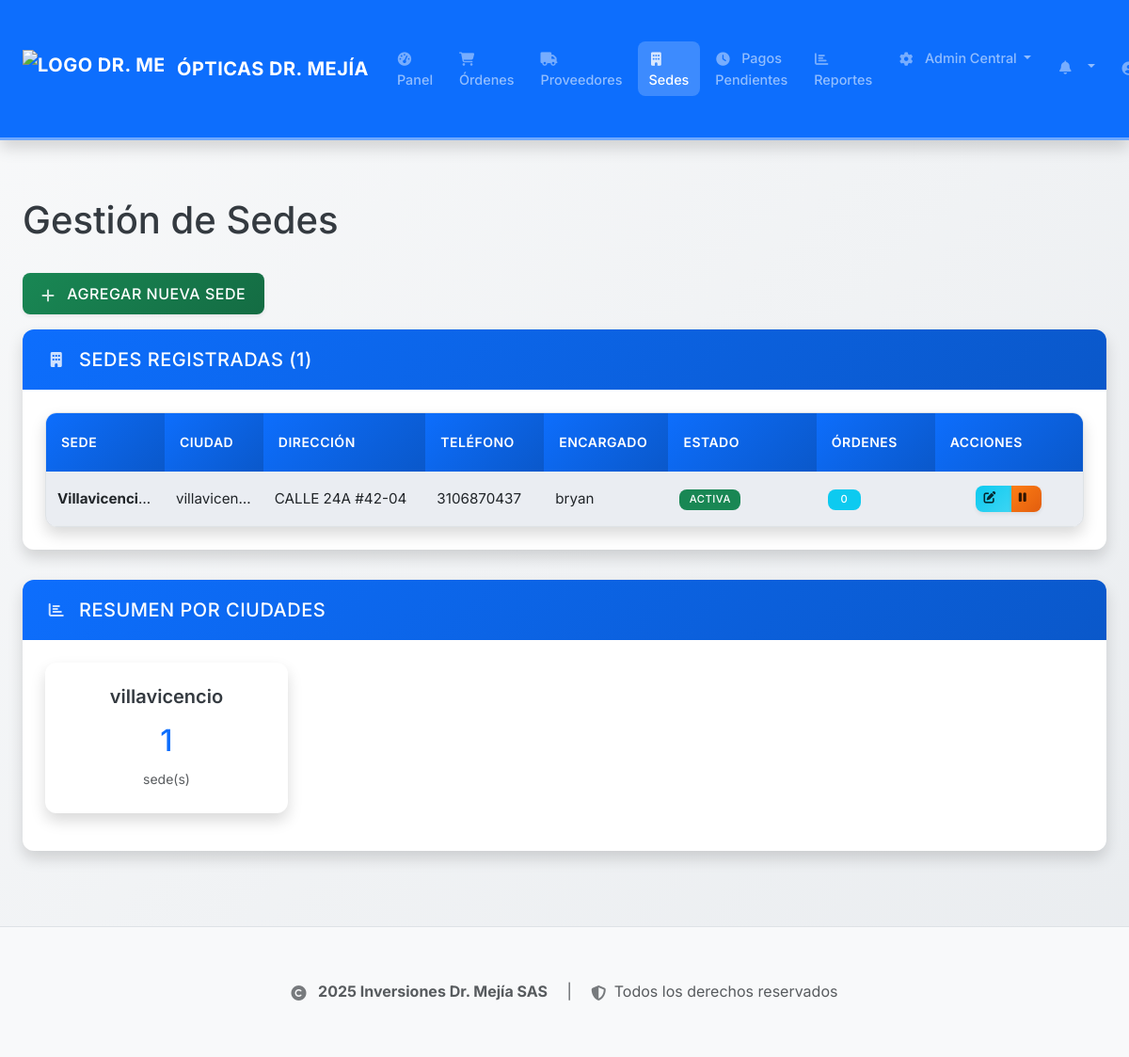
Screenshot of /sedes (signed in) with the database file from the repository.
### backend/app/models.py (models this page shows, shortened)
class Sede(db.Model):
    id = db.Column(db.Integer, primary_key=True)
    name = db.Column(db.String(200), nullable=False, unique=True)  # Nombre de la sede
    city = db.Column(db.String(100), nullable=False)  # Ciudad
    address = db.Column(db.String(300))  # Dirección completa
    phone = db.Column(db.String(20))  # Teléfono de la sede
    manager = db.Column(db.String(128))  # Encargado de la sede
    is_active = db.Column(db.Boolean, default=True)  # Si la sede está activa
    created_at = db.Column(db.DateTime, default=datetime.utcnow)
    orders = db.relationship('WorkOrder', backref='sede', lazy=True)

### backend/app/routes.py (the view)
@bp.route('/sedes')
@login_required
@role_required('admin', 'asistente')
def list_sedes():
    sedes = Sede.query.order_by(Sede.city, Sede.name).all()
    return render_template('sedes/list.html', title='Gestión de Sedes', sedes=sedes)

### backend/app/models.py (called while the page is built)
@login_manager.user_loader
def load_user(user_id):
    return User.query.get(int(user_id))

### backend/app/routes.py (called while the page is built, shortened)
def role_required(*roles):
    def wrapper(fn):
        @wraps(fn)
        def decorated_view(*args, **kwargs):
            if not current_user.is_authenticated:
                return login_manager.unauthorized()
            if current_user.role not in roles:
                flash('No tienes permiso para acceder a esta página.', 'danger')
                return redirect(url_for('main.index'))
            return fn(*args, **kwargs)
        return decorated_view
    return wrapper

@bp.context_processor
def inject_notifications():
    if current_user.is_authenticated:
        unread_notifications_count = Notification.query.filter_by(user_id=current_user.id, is_read=False).count()
        latest_notifications = Notification.query.filter_by(user_id=current_user.id).order_by(Notification.created_at.desc()).limit(5).all()
        sede_messages_count = 0
        return dict(
            unread_notifications_count=unread_notifications_count,
            latest_notifications=latest_notifications,
            sede_messages_count=sede_messages_count
        )
    return dict(unread_notifications_count=0, latest_notifications=[])

### backend/app/security.py (called while the page is built)
def log_security_event(event_type, description, severity='WARNING', user=None, metadata=None):
    if user is None:
        if hasattr(current_user, 'is_authenticated') and current_user.is_authenticated:
            user = current_user
        else:
            user = None
    AuditLog.log_action(
        action_type=event_type,
        description=description,
        user=user,
        severity=severity,
        category='SECURITY',
        metadata=metadata,
        requires_attention=severity in ['CRITICAL', 'ERROR']
    )

### frontend/templates/sedes/list.html (shortened to what this page needs)
{% extends "base.html" %}
{% block content %}
    <h1 class="mb-4">Gestión de Sedes</h1>
    <p>
        <button class="btn btn-success" data-bs-toggle="modal" data-bs-target="#addSedeModal">
            <i class="fas fa-plus"></i> Agregar Nueva Sede
        </button>
    </p>
    {% if sedes %}
        <div class="row">
            <div class="col-md-12">
                <div class="card">
                    <div class="card-header">
                        <h5 class="mb-0">
                            <i class="fas fa-building"></i>
                            Sedes Registradas ({{ sedes|length }})
                        </h5>
                    </div>
                    <div class="card-body">
                        <div class="table-responsive">
                            <table class="table table-striped table-hover">
                                <thead>
                                    <tr>
                                        <th>Sede</th>
                                        <th>Ciudad</th>
                                        <th>Dirección</th>
                                        <th>Teléfono</th>
                                        <th>Encargado</th>
                                        <th>Estado</th>
                                        <th>Órdenes</th>
                                        <th>Acciones</th>
                                    </tr>
                                </thead>
                                <tbody>
                                    {% for sede in sedes %}
                                    <tr>
                                        <td>
                                            <strong>{{ sede.name }}</strong>
                                        </td>
                                        <td>{{ sede.city }}</td>
                                        <td>{{ sede.address or '-' }}</td>
                                        <td>{{ sede.phone or '-' }}</td>
                                        <td>{{ sede.manager or '-' }}</td>
                                        <td>
                                            {% if sede.is_active %}
                                                <span class="badge bg-success">Activa</span>
                                            {% else %}
                                                <span class="badge bg-secondary">Inactiva</span>
                                            {% endif %}
                                        </td>
                                        <td>
                                            <span class="badge bg-info">{{ sede.orders|length }}</span>
                                        </td>
                                        <td>
                                            <div class="btn-group" role="group">
                                                <button class="btn btn-sm btn-info"
                                                        data-bs-toggle="modal"
                                                        data-bs-target="#editSedeModal{{ sede.id }}"
                                                        title="Editar Sede">
                                                    <i class="fas fa-edit"></i>
                                                </button>
                                                {% set sede_admin = sede.administrators|selectattr('role', 'equalto', 'admin_sede')|first %}
                                                <button class="btn btn-sm {% if sede.is_active %}btn-warning{% else %}btn-success{% endif %}"
                                                        class="btn btn-sm toggle-status-btn"
                                                        data-sede-id="{{ sede.id }}"
                                                        data-current-status="{{ sede.is_active|lower }}"
                                                        title="{% if sede.is_active %}Desactivar{% else %}Activar{% endif %}">
                                                    <i class="fas fa-{% if sede.is_active %}pause{% else %}play{% endif %}"></i>
                                                </button>
                                            </div>
                                        </td>
                                    </tr>
                                    {% endfor %}
                                </tbody>
                            </table>
                        </div>
                    </div>
                </div>
            </div>
        </div>
        <div class="row mt-4">
            <div class="col-md-12">
                <div class="card">
                    <div class="card-header">
                        <h5 class="mb-0"><i class="fas fa-chart-bar"></i> Resumen por Ciudades</h5>
                    </div>
                    <div class="card-body">
                        <div class="row">
                            {% set cities = sedes|groupby('city') %}
                            {% for city, sedes_en_ciudad in cities %}
                            <div class="col-md-3 mb-3">
                                <div class="card h-100">
                                    <div class="card-body text-center">
                                        <h6 class="card-title">{{ city }}</h6>
                                        <h2 class="text-primary">{{ sedes_en_ciudad|list|length }}</h2>
                                        <small class="text-muted">sede(s)</small>
                                    </div>
                                </div>
                            </div>
                            {% endfor %}
                        </div>
                    </div>
                </div>
            </div>
        </div>
    {% else %}
        <div class="alert alert-info">
            <i class="fas fa-info-circle"></i>
            No hay sedes registradas. Haga clic en "Agregar Nueva Sede" para comenzar.
        </div>
    {% endif %}
{% endblock %}

### rows the page displays
Sede: name "Villavicenci…", city "villavicen…", address "CALLE 24A #42-04", phone "3106870437", manager "bryan", is_active "ACTIVA", orders|length "0", city "villavicencio", sedes_en_ciudad "1"

### other values shown
{{ sedes|length }} "1"
